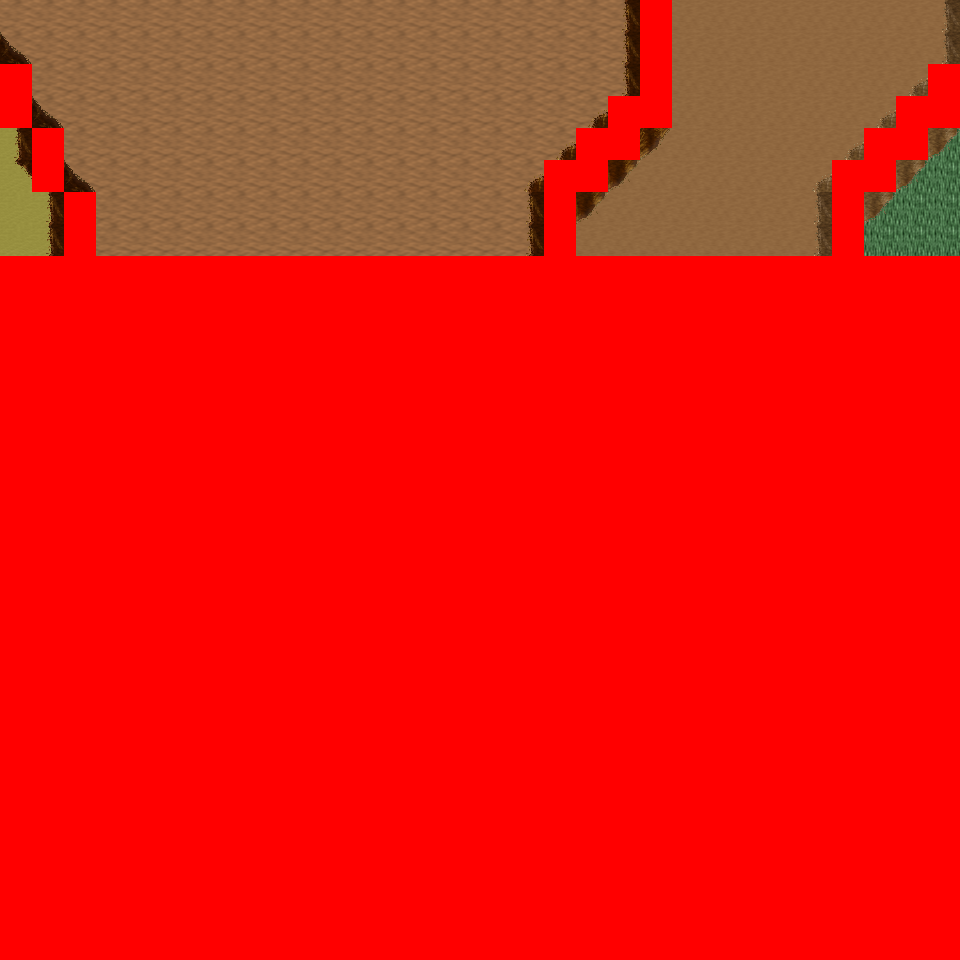

This game map was drawn from its Tiled (.tmx) file and the tilesets committed beside it. A one-line description and the trimmed map source follow:
An orthogonal 30x30 tile map with 32x32 px tiles, 6 tile layers (Ground, Object, Object2, Above, ...), 18 tilesets and 6 objects (6x mapchange).

<map version="1.0" orientation="orthogonal" renderorder="right-down" width="30" height="30" tilewidth="32" tileheight="32" nextobjectid="7">
  <tileset firstgid="1" name="tileset_logic_collision" tilewidth="32" tileheight="32" tilecount="1" columns="1">
    <image source="../drawable/tileset_logic_collision.png" width="32" height="32" />
  </tileset>
  <tileset firstgid="2" name="tileset_ground_ground" tilewidth="32" tileheight="32" tilecount="33" columns="3">
    <image source="../drawable/tileset_ground_ground.png" width="96" height="352" />
  </tileset>
  <tileset firstgid="35" name="tileset_ground_ridge_earth_pale" tilewidth="32" tileheight="32" tilecount="96" columns="12">
    <image source="../drawable/tileset_ground_ridge_earth_pale.png" width="384" height="256" />
  </tileset>
  <tileset firstgid="131" name="tileset_ground_ridge_earth_dark" tilewidth="32" tileheight="32" tilecount="96" columns="12">
    <image source="../drawable/tileset_ground_ridge_earth_dark.png" width="384" height="256" />
  </tileset>
  <tileset firstgid="227" name="tileset_terrain_desert" tilewidth="32" tileheight="32" tilecount="88" columns="8">
    <image source="../drawable/tileset_terrain_desert.png" width="256" height="352" />
  </tileset>
  <tileset firstgid="315" name="tileset_building_witch_hut" tilewidth="32" tileheight="32" tilecount="80" columns="5">
    <image source="../drawable/tileset_building_witch_hut.png" width="160" height="512" />
  </tileset>
  <tileset firstgid="395" name="tileset_ground_earth_edges_yellowgreen" tilewidth="32" tileheight="32" tilecount="15" columns="5">
    <image source="../drawable/tileset_ground_earth_edges_yellowgreen.png" width="160" height="96" />
  </tileset>
  <tileset firstgid="410" name="tileset_item_firewood" tilewidth="32" tileheight="32" tilecount="12" columns="3">
    <image source="../drawable/tileset_item_firewood.png" width="96" height="128" />
  </tileset>
  <tileset firstgid="422" name="tileset_object_well_hoist" tilewidth="32" tileheight="32" tilecount="9" columns="3">
    <image source="../drawable/tileset_object_well_hoist.png" width="96" height="96" />
  </tileset>
  <tileset firstgid="431" name="tileset_plant_bush_various_small" tilewidth="32" tileheight="32" tilecount="9" columns="3">
    <image source="../drawable/tileset_plant_bush_various_small.png" width="96" height="96" />
  </tileset>
  <tileset firstgid="440" name="tileset_plant_bush_bushes" tilewidth="32" tileheight="32" tilecount="10" columns="5">
    <image source="../drawable/tileset_plant_bush_bushes.png" width="160" height="64" />
  </tileset>
  <tileset firstgid="450" name="tileset_plant_stump_stump_rectangular" tilewidth="32" tileheight="32" tilecount="4" columns="2">
    <image source="../drawable/tileset_plant_stump_stump_rectangular.png" width="64" height="64" />
  </tileset>
  <tileset firstgid="454" name="tileset_plant_stump_small_stump" tilewidth="32" tileheight="32" tilecount="4" columns="2">
    <image source="../drawable/tileset_plant_stump_small_stump.png" width="64" height="64" />
  </tileset>
  <tileset firstgid="458" name="tileset_plant_tree_evergreen" tilewidth="32" tileheight="32" tilecount="36" columns="3">
    <image source="../drawable/tileset_plant_tree_evergreen.png" width="96" height="384" />
  </tileset>
  <tileset firstgid="494" name="tileset_ground_sand_2" tilewidth="32" tileheight="32" tilecount="15" columns="5">
    <image source="../drawable/tileset_ground_sand_2.png" width="160" height="96" />
  </tileset>
  <tileset firstgid="509" name="tileset_plant_cactus_2" tilewidth="32" tileheight="32" tilecount="10" columns="5">
    <image source="../drawable/tileset_plant_cactus_2.png" width="160" height="64" />
  </tileset>
  <tileset firstgid="519" name="tileset_plant_cactus" tilewidth="32" tileheight="32" tilecount="2" columns="1">
    <image source="../drawable/tileset_plant_cactus.png" width="32" height="64" />
  </tileset>
  <tileset firstgid="521" name="tileset_ground_rock_pebbles" tilewidth="32" tileheight="32" tilecount="3" columns="1">
    <image source="../drawable/tileset_ground_rock_pebbles.png" width="32" height="96" />
  </tileset>
  <layer name="Ground" width="30" height="30">
    <data>[900 cells, 240 non-empty, 4 distinct tile ids]</data>
  </layer>
  <layer name="Object" width="30" height="30">
    <data>[900 cells, 55 non-empty, 18 distinct tile ids]</data>
  </layer>
  <layer name="Object2" width="30" height="30">
    <data>[900 cells, 0 non-empty, 0 distinct tile ids]</data>
  </layer>
  <layer name="Above" width="30" height="30">
    <data>[900 cells, 0 non-empty, 0 distinct tile ids]</data>
  </layer>
  <layer name="Above2" width="30" height="30">
    <data>[900 cells, 0 non-empty, 0 distinct tile ids]</data>
  </layer>
  <layer name="Walkable" width="30" height="30">
    <data>[900 cells, 686 non-empty, 1 distinct tile ids]</data>
  </layer>
  <objectgroup name="MapEvents">
    <object id="1" name="north" type="mapchange" x="0" y="0" width="640" height="32">
      <properties>
        <property name="map" value="0_ados_mountain_n2_w2_x2_y3" />
        <property name="place" value="south" />
      </properties>
    </object>
    <object id="2" name="north2" type="mapchange" x="672" y="0" width="288" height="32">
      <properties>
        <property name="map" value="0_ados_mountain_n2_w2_x2_y3" />
        <property name="place" value="south2" />
      </properties>
    </object>
    <object id="3" name="west" type="mapchange" x="0" y="0" width="32" height="64">
      <properties>
        <property name="map" value="0_ados_mountain_n2_w2_x1_y4" />
        <property name="place" value="east" />
      </properties>
    </object>
    <object id="4" name="west2" type="mapchange" x="0" y="128" width="32" height="128">
      <properties>
        <property name="map" value="0_ados_mountain_n2_w2_x1_y4" />
        <property name="place" value="east2" />
      </properties>
    </object>
    <object id="5" name="east" type="mapchange" x="928" y="0" width="32" height="64">
      <properties>
        <property name="map" value="0_ados_mountain_n2_w2_x3_y4" />
        <property name="place" value="west" />
      </properties>
    </object>
    <object id="6" name="east2" type="mapchange" x="928" y="128" width="32" height="128">
      <properties>
        <property name="map" value="0_ados_mountain_n2_w2_x3_y4" />
        <property name="place" value="west2" />
      </properties>
    </object>
  </objectgroup>
</map>
